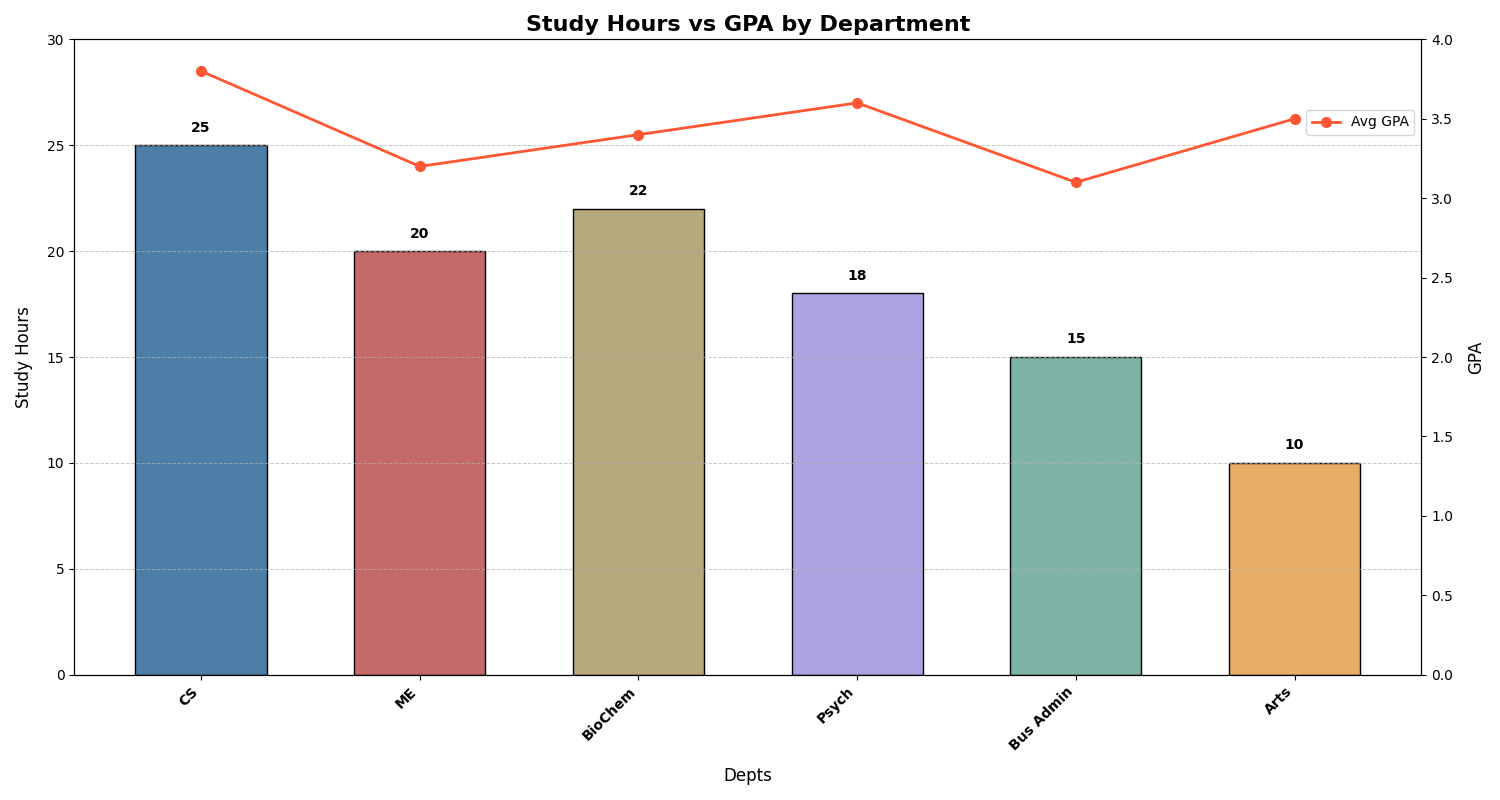

Python code for this plot:
import matplotlib.pyplot as plt
import numpy as np

# Departments and self-study hours
depts = ['CS', 'ME', 'BioChem', 'Psych', 'Bus Admin', 'Arts']
study_hours = [25, 20, 22, 18, 15, 10]
gpas = [3.8, 3.2, 3.4, 3.6, 3.1, 3.5]

# Colors for the bars and line
bar_colors = ['#4D7EA8', '#C46A6A', '#B8A97D', '#ADA3E2', '#7FB3A7', '#E8AE68']
line_color = '#FF5733'

fig, ax1 = plt.subplots(figsize=(15, 8))

# Bar chart for study hours
bars = ax1.bar(depts, study_hours, color=bar_colors, edgecolor='black', width=0.6)
for bar, hours in zip(bars, study_hours):
    yval = bar.get_height()
    ax1.text(bar.get_x() + bar.get_width()/2, yval + 0.5, str(hours), ha='center', va='bottom', fontsize=10, fontweight='bold', color='black')

# Line plot for GPAs
ax2 = ax1.twinx()
ax2.plot(depts, gpas, color=line_color, marker='o', linestyle='-', linewidth=2, markersize=7, label='Avg GPA')

# Titles and labels
ax1.set_title('Study Hours vs GPA by Department', fontsize=16, fontweight='bold')
ax1.set_xlabel('Depts', fontsize=12, labelpad=10)
ax1.set_ylabel('Study Hours', fontsize=12, labelpad=10)
ax2.set_ylabel('GPA', fontsize=12, labelpad=10)

# X-axis customization
ax1.set_xticks(np.arange(len(depts)))
ax1.set_xticklabels(depts, rotation=45, ha='right', fontsize=10, fontweight='bold')

# Set limits and grid
ax1.set_ylim(0, 30)
ax2.set_ylim(0, 4.0)
ax1.grid(True, which='both', axis='y', linestyle='--', linewidth=0.7, alpha=0.7)

# Legend
ax2.legend(loc='upper right', bbox_to_anchor=(1, 0.9))

plt.tight_layout()
plt.show()
